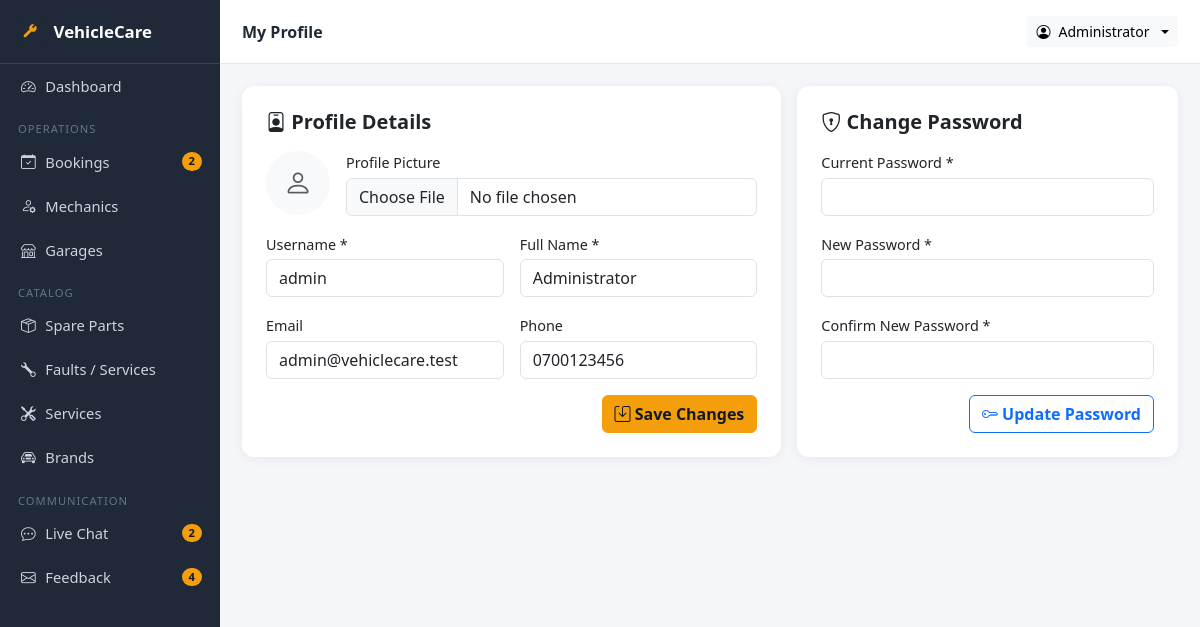
Screenshot of /admin/profile.php (signed in) with the database file from the repository.
### tables this page shows
CREATE TABLE `users` (
  `user_id` int(11) NOT NULL AUTO_INCREMENT,
  `username` varchar(50) NOT NULL,
  `password_hash` varchar(255) NOT NULL,
  `full_name` varchar(100) NOT NULL,
  `email` varchar(100) DEFAULT NULL,
  `phone` varchar(20) DEFAULT NULL,
  `photo_path` varchar(255) DEFAULT NULL,
  `role` enum('admin','client','mechanic','garage_owner') NOT NULL DEFAULT 'client',
  `created_at` timestamp NOT NULL DEFAULT current_timestamp(),
  PRIMARY KEY (`user_id`),
  UNIQUE KEY `username` (`username`)
);

### admin/profile.php (the view, shortened to what this page needs)
<?php
require_once __DIR__.'/includes/admin_header.php';
$uid = (int)$_SESSION['user']['id'];
$stmt = $pdo->prepare("SELECT * FROM users WHERE user_id=?");
$stmt->execute([$uid]);
$me = $stmt->fetch();
?>
<div class="row g-3">
  <div class="col-lg-7">
    <div class="card p-4 mb-3">
      <h5 class="fw-bold mb-3"><i class="bi bi-person-badge"></i> Profile Details</h5>
      <form method="post" enctype="multipart/form-data" class="row g-3">
        <div class="col-12 d-flex align-items-center gap-3">
          <?php if($me['photo_path']): ?>
            <img src="<?= UPLOAD_URL.htmlspecialchars($me['photo_path']) ?>" style="width:64px;height:64px;object-fit:cover;border-radius:50%;">
          <?php else: ?>
            <div class="bg-light d-flex align-items-center justify-content-center" style="width:64px;height:64px;border-radius:50%;"><i class="bi bi-person fs-3 text-muted"></i></div>
          <?php endif; ?>
          <div class="flex-grow-1">
            <label class="form-label mb-1">Profile Picture</label>
            <input type="file" name="photo" class="form-control" accept="image/*">
          </div>
        </div>
        <div class="col-md-6"><label class="form-label">Username *</label><input name="username" class="form-control" required value="<?= htmlspecialchars($me['username']) ?>"></div>
        <div class="col-md-6"><label class="form-label">Full Name *</label><input name="full_name" class="form-control" required value="<?= htmlspecialchars($me['full_name']) ?>"></div>
        <div class="col-md-6"><label class="form-label">Email</label><input type="email" name="email" class="form-control" value="<?= htmlspecialchars($me['email'] ?? '') ?>"></div>
        <div class="col-md-6"><label class="form-label">Phone</label><input name="phone" class="form-control" value="<?= htmlspecialchars($me['phone'] ?? '') ?>"></div>
        <div class="col-12 text-end"><button class="btn btn-warning fw-bold"><i class="bi bi-save"></i> Save Changes</button></div>
      </form>
    </div>
  </div>
  <div class="col-lg-5">
    <div class="card p-4">
      <h5 class="fw-bold mb-3"><i class="bi bi-shield-lock"></i> Change Password</h5>
      <form method="post" class="row g-3">
        <div class="col-12"><label class="form-label">Current Password *</label><input type="password" name="current_password" class="form-control" required></div>
        <div class="col-12"><label class="form-label">New Password *</label><input type="password" name="new_password" class="form-control" required minlength="6"></div>
        <div class="col-12"><label class="form-label">Confirm New Password *</label><input type="password" name="confirm_password" class="form-control" required minlength="6"></div>
        <div class="col-12 text-end"><button class="btn btn-outline-primary fw-bold"><i class="bi bi-key"></i> Update Password</button></div>
      </form>
    </div>
  </div>
</div>
<?php require_once __DIR__.'/includes/admin_footer.php'; ?>

### assets/css/style.css (style rules this page uses)
:root { --bs-primary: #1f2937; --bs-primary-rgb: 31, 41, 55; --bs-link-color: #1f2937; --bs-link-color-rgb: 31, 41, 55; --bs-link-hover-color: #f59e0b; --bs-link-hover-color-rgb: 245, 158, 11; }
body { background: #f7f8fa; font-family: system-ui, -apple-system, "Segoe UI", Roboto, "Helvetica Neue", Arial, sans-serif; color: #1f2937; }
.card { border: none; border-radius: 12px; box-shadow: 0 2px 12px rgba(0,0,0,.06); }
.btn-warning { background: #f59e0b; border-color: #f59e0b; color: #111827; }
.form-label { font-weight: 500; font-size: .9rem; margin-bottom: .25rem; }

### admin/includes/admin_header.php (style rules this page uses)
body { background:#f4f6f9; }

### rows the page displays
users: username "admin", full_name "Administrator", email "admin@vehiclecare.test", phone "0700123456"

### other values shown
SITE_NAME "VehicleCare"
$navCounts['bookings'] "2"
$navCounts['chat'] "2"
$navCounts['feedback'] "4"
$pageTitle "My Profile"
$_SESSION['user']['name'] "Administrator"
